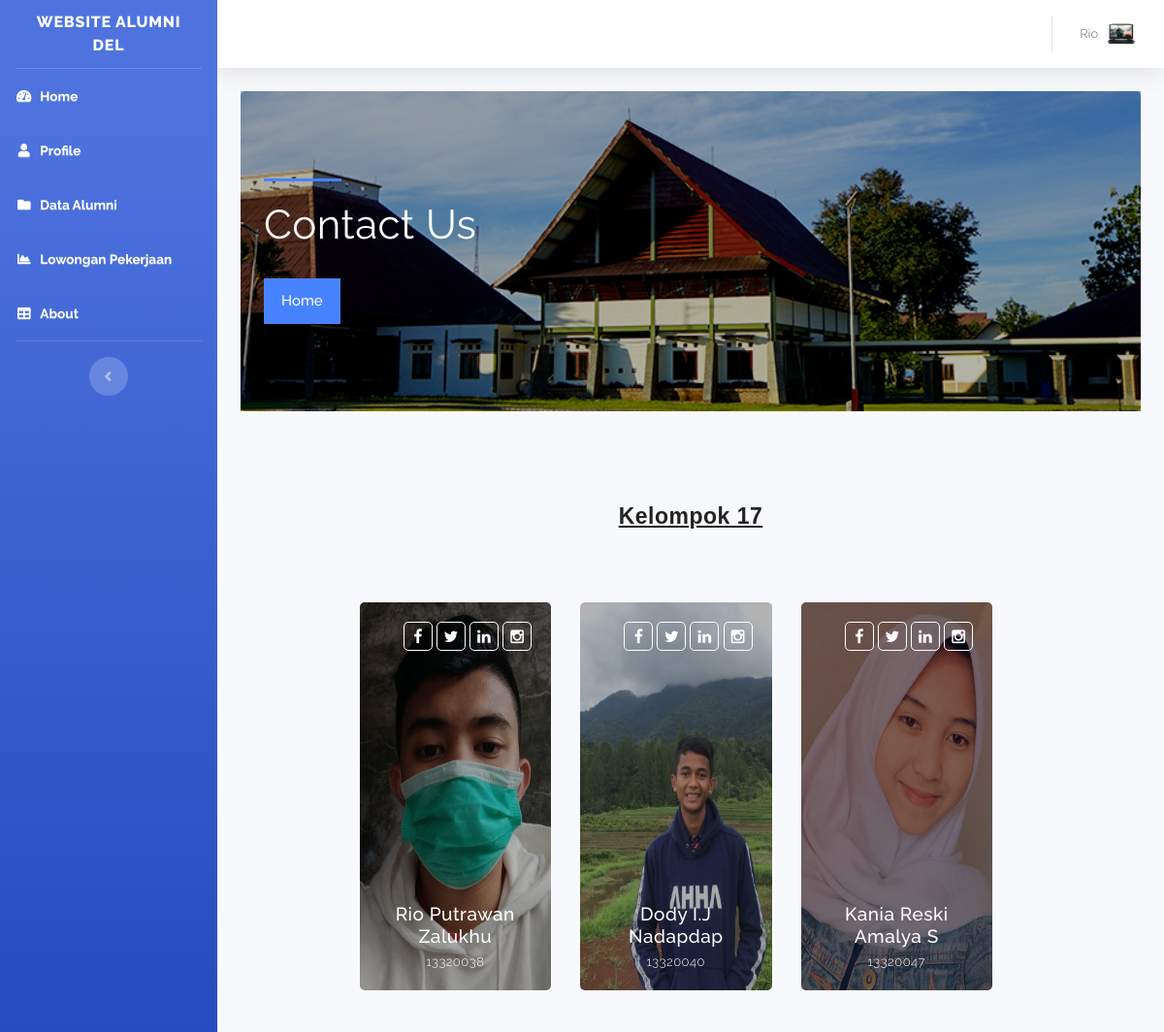
The app's page /about.php (signed in) with its own data.
### tables this page shows
CREATE TABLE `user1` (
  `id_user` int(11) NOT NULL,
  `username` varchar(100) NOT NULL,
  `password` varchar(200) NOT NULL,
  `Nama` varchar(100) NOT NULL,
  `Jk` varchar(50) NOT NULL,
  `number_id` varchar(100) NOT NULL,
  `Angkatan` int(11) NOT NULL,
  `Pekerjaan` varchar(200) NOT NULL,
  `Kontak` varchar(20) NOT NULL,
  `Alamat` varchar(200) NOT NULL,
  `gambar` varchar(200) DEFAULT NULL,
  `Prodi` varchar(200) NOT NULL
);

### about.php (the view, shortened to what this page needs)
<?php
include "functions.php";
$id_user = $_SESSION["id_user"];
?>
<!DOCTYPE html>
<html lang="en">
<head>
    <link href="vendor/fontawesome-free/css/all.min.css" rel="stylesheet" type="text/css">
    <link href="css/sb-admin-2.min.css" rel="stylesheet">
        <link rel="stylesheet" href="css3/bootstrap-theme.min.css">
        <link rel="stylesheet" href="css3/fontAwesome.css">
        <link rel="stylesheet" href="css3/owl-carousel.css">
        <link rel="stylesheet" href="css3/style.css">
</head>
<body id="page-top">
    <div id="wrapper">
        <ul class="navbar-nav bg-gradient-primary sidebar sidebar-dark accordion" id="accordionSidebar">
            <a class="sidebar-brand d-flex align-items-center justify-content-center" href="">
                <div class="sidebar-brand-text mx-3">Website Alumni Del</div>
            </a>
            <hr class="sidebar-divider my-0">
            <li class="nav-item active">
                <a class="nav-link" href="home.php">
                    <i class="fas fa-fw fa-tachometer-alt"></i>
                    <span>Home</span></a>
            </li>
            <li class="nav-item active">
                <a class="nav-link" href="profile2.php">
                    <i class="fas fa-fw fa-user"></i>
                    <span>Profile</span></a>
            </li>
             <li class="nav-item active">
                <a class="nav-link" href="alumni2.php">
                    <i class="fas fa-fw fa-folder"></i>
                    <span>Data Alumni</span></a>
            </li>
             <li class="nav-item active">
                <a class="nav-link" href="loker2.php">
                    <i class="fas fa-fw fa-chart-area"></i>
                    <span>Lowongan Pekerjaan</span></a>
            </li>
            <li class="nav-item active">
                <a class="nav-link" href="about.php">
                    <i class="fas fa-fw fa-table"></i>
                    <span>About</span></a>
            </li>
            <hr class="sidebar-divider d-none d-md-block">
            <div class="text-center d-none d-md-inline">
                <button class="rounded-circle border-0" id="sidebarToggle"></button>
            </div>
        </ul>
        <div id="content-wrapper" class="d-flex flex-column">
            <div id="content">
                <nav class="navbar navbar-expand navbar-light bg-white topbar mb-4 static-top shadow">
                   <ul class="navbar-nav ml-auto">
                        <?php
                        $query = $connect->query("SELECT * From user1 where id_user = '$id_user' ");
                        foreach ($query as $key => $value) {
                        ?>
                        <li class="nav-item dropdown no-arrow">
                            <a class="nav-link dropdown-toggle" href="#" id="userDropdown" role="button"
                                data-toggle="dropdown" aria-haspopup="true" aria-expanded="false">
                                <span class="mr-2 d-none d-lg-inline text-gray-600 small"><?php echo $value['Nama']; ?></span>
                                <img class="img-profile rounded-circle"
                                    src="img/<?= $value['gambar']; ?>">
                            </a>
                        </li>
                        <?php }  ?>
                    </ul>
                </nav>
                <div class="container-fluid">
                   <section class="banner banner-secondary" id="top" style="background-image: url(img/dell.png);">
        <div class="container">
            <div class="row">
                <div class="col-md-10 col-md-offset-1">
                    <div class="banner-caption">
                        <div class="line-dec"></div>
                        <h2>Contact Us</h2>
                         <div class="blue-button">
                            <a href="home.php">Home</a>
                        </div>
                    </div>
                </div>
            </div>
        </div>
    </section>
                    <section class="popular-places" id="popular">
            <div class="container">
                <div class="row">
                    <div class="col-md-12">
                        <div class="section-heading">
                            <h2><u>Kelompok 17</u></h2>
                        </div>
                    </div>
                </div>
            <center>
                <div class="owl-carousel owl-theme">
                    <div class="item popular-item">
                        <div class="thumb">
                            <div class="thumb-img">
                                <img src="img/rio.jpeg" alt="" width="350" height="400">
                            </div>
                            <div class="text-content">
                                <h4>Rio Putrawan Zalukhu</h4>
                                <span>13320038</span>
                            </div>
                            <div class="plus-button">
                                <a href="https://www.facebook.com/profile.php?id=100011144857244"><i class="fa fa-facebook"></i></a>
                                <a href=" https://twitter.com/ZalukhuRio"><i class="fa fa-twitter"></i></a>
                                <a href=" https://www.linkedin.com/in/rio-zalukhu-195234212/"><i class="fa fa-linkedin"></i></a>
                                <a href="https://www.instagram.com/riozalukhu12/"><i class="fa fa-instagram"></i></a>
                            </div>
                        </div>
                    </div>
                    <div class="item popular-item">
                        <div class="thumb">
                            <div class="thumb-img">
                                <img src="img/dody.jpeg" alt="" width="350" height="400">
                            </div>
                            <div class="text-content">
                                <h4>Dody I.J Nadapdap</h4>
                                <span>13320040</span>
                            </div>
                            <div class="plus-button">
                                <a href=" https://www.facebook.com/dody.nadapdap"><i class="fa fa-facebook"></i></a>
                                <a href=" https://twitter.com/DodyNadapdap"><i class="fa fa-twitter"></i></a>
                                <a href=" https://www.linkedin.com/in/dody-nadapdap-26a502189/"><i class="fa fa-linkedin"></i></a>
                                <a href="https://www.instagram.com/dodynadapdap325/"><i class="fa fa-instagram"></i></a>
                            </div>
                        </div>
                    </div>
                    <div class="item popular-item">
                        <div class="thumb">
                            <div class="thumb-img">
                                <img src="img/kania.jpeg" alt="" width="350" height="400" >
                            </div>
                            <div class="text-content">
                                <h4>Kania Reski Amalya S</h4>
                                <span>13320047</span>
                            </div>
                            <div class="plus-button">
                                <a href="https://web.facebook.com/kaniares.kaniares"><i class="fa fa-facebook"></i></a>
                                <a href="https://twitter.com/kaniareski"><i class="fa fa-twitter"></i></a>
                                <a href="https://www.linkedin.com/in/kania-reski-amalya-s-aaa09b212/"><i class="fa fa-linkedin"></i></a>
                                <a href="https://www.instagram.com/kaniialya_20/"><i class="fa fa-instagram"></i></a>
                            </div>
                        </div>
                    </div>
                </center>
        </section>
                </div>
            </div>
        </div>
    </div>
</body>
</html>

### css3/style.css (style rules this page uses)
body { font-family: 'Raleway', 'sans-serif'; background-color: #fff; }
ul { list-style: none; margin: 0; padding: 0; }
section { padding-top: 80px; padding-bottom: 80px; }
.section-heading { text-align: center; margin-bottom: 60px; }
.section-heading h2 { margin-bottom: 0px; margin-top: 14px; font-size: 23px; font-weight: 600; color: #232323; letter-spacing: 0.5px; }
.blue-button a { display: inline-block; background-color: #4883ff; color: #fff; font-size: 15px; font-weight: 500; padding: 10px 16px; text-decoration: none; border: 2px solid #4883ff; transition: all 0.5s; }
section.banner { padding: 0px; }
.banner { width: 100%; height: 100%; background-position: center; background-repeat: no-repeat; background-size: cover; position: relative; }
.thumb-img { position: relative; }
.thumb-img img { position: relative; z-index: 2; }
.thumb-img:before, .banner:before { content: ''; position: absolute; top: 0; left: 0; right: 0; bottom: 0; background-color: rgba(0,0,0,.3); z-index: 1; border-radius: 5px; }
.thumb-img:before { z-index: 3; background-color: rgba(0,0,0,.3); }
.banner .container { position: relative; z-index: 2; }
.banner .banner-caption { padding: 200px 0px; }
.banner-secondary .banner-caption { padding: 90px 0px; }
.banner .banner-caption .line-dec { width: 80px; height: 3px; background-color: #4883ff; }
.banner .banner-caption h2 { margin-top: 20px; margin-bottom: 20px; font-size: 42px; letter-spacing: 0.5px; color: #fff; }
.banner .banner-caption .blue-button { margin-top: 30px; }
.popular-item { margin-top: 15px; margin-bottom: 15px; }
.popular-places .popular-item .thumb { position: relative; }
.popular-places .popular-item .thumb img { position: relative; width: 100%; overflow: hidden; z-index: 1; border-radius: 5px; }
.popular-places .popular-item .thumb .text-content { position: absolute; bottom: 20px; left: 20px; right: 20px; z-index: 9; color: #fff; }
.popular-places .popular-item .thumb .text-content h4 { font-size: 19px; font-weight: 500; letter-spacing: 0.5px; margin-top: 0px; margin-bottom: 5px; }
.popular-places .popular-item .thumb .text-content span { font-size: 13px; font-weight: 300; letter-spacing: 0.5px; display: block; }
.popular-places .popular-item .thumb .plus-button { position: absolute; top: 20px; right: 20px; z-index: 9; }
.popular-places .popular-item .thumb .plus-button i { width: 30px; height: 30px; line-height: 30px; display: inline-block; text-align: center; border: 1px solid #fff; border-radius: 5px; color: #fff; transition: all 0.5s; }
.accordion li { position: relative; }

### about.php (style rules this page uses)
u { font-family: Tahoma, Verdana, sans-serif; }

### records on screen
user1: Nama "Rio", gambar (picture)
